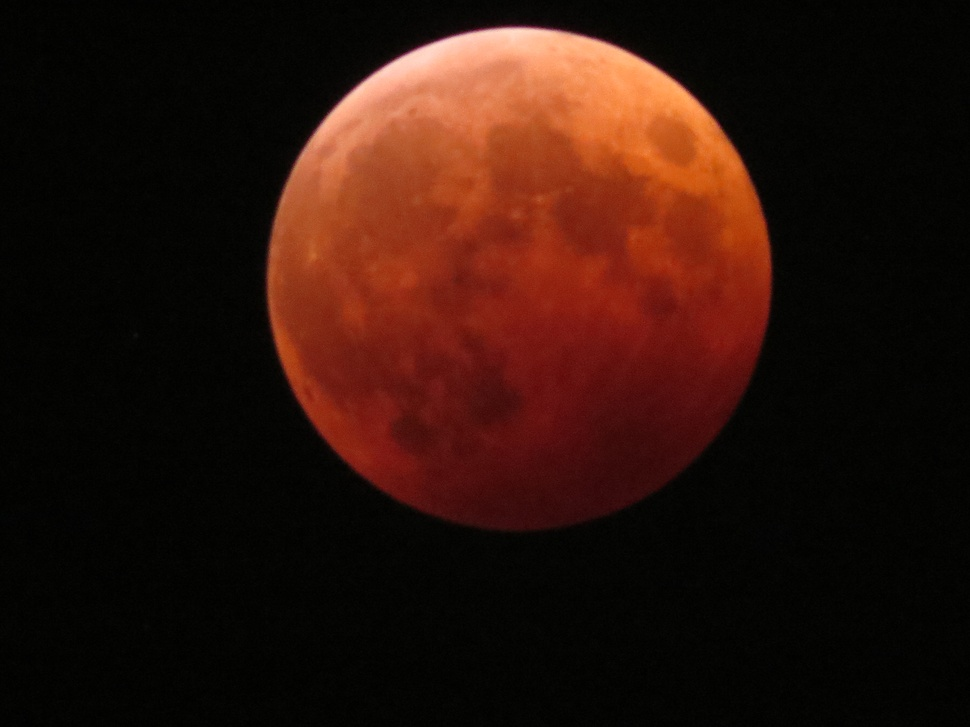
#> input picture image/akai_tsuki.jpg, 970 x 727 px, shrunk from 2816 x 2112 before the run
$ python high_contrast.py
#> lines starting #> are read from the running program, lines starting #| are printed output that depends on the picture
# -*- coding: utf-8 -*-

import cv2
import numpy as np

if __name__ == '__main__':

    # ルックアップテーブルの生成
    min_table = 100
    max_table = 192
    diff_table = max_table - min_table
    look_up_table = np.arange(256, dtype = 'uint8' )

    for i in range(0, min_table):

        look_up_table[i] = 0

    for i in range(min_table, max_table):

        look_up_table[i] = 255 * (i - min_table) / diff_table

    for i in range(max_table, 255):

        look_up_table[i] = 255


    # 画像の読み込み
    img_src = cv2.imread("./image/akai_tsuki.jpg", 1)
#> img_src is the input picture: shape (727, 970, 3); mean B, G, R 10.9, 18.9, 44.6

    # コントラストを低減
    img_contrast = cv2.LUT(img_src, look_up_table)
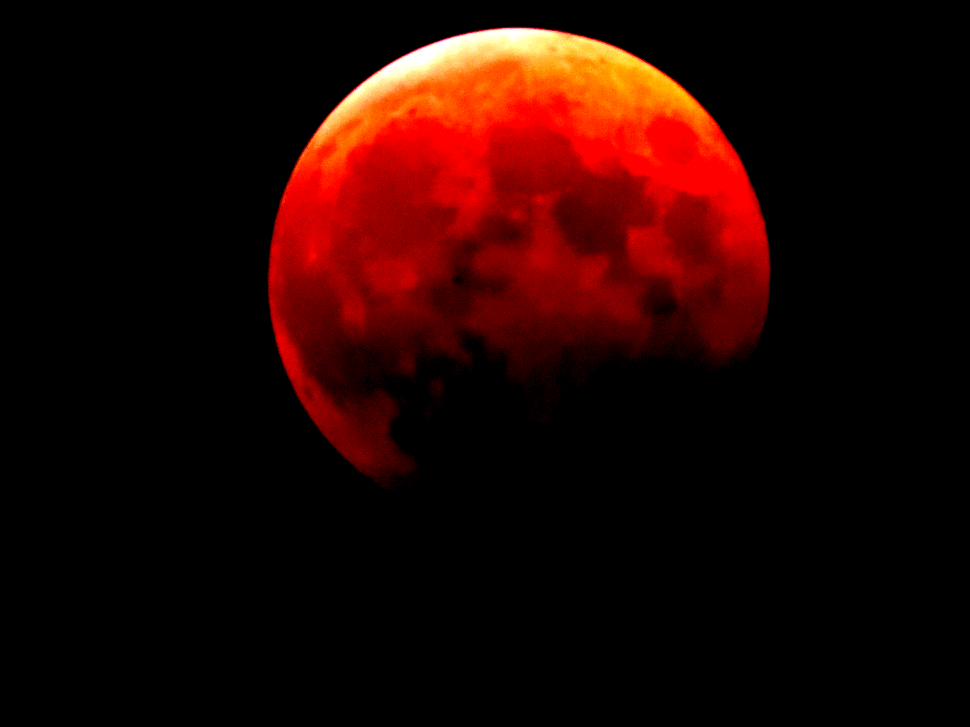
#> img_contrast: shape (727, 970, 3); mean B, G, R 1.8, 5.5, 34.2

    # 表示
    cv2.imshow("Show LOW CONTRAST Image", img_contrast)
    cv2.waitKey(0)
    cv2.destroyAllWindows()

$ run again, with image/IMG_4680.JPG copied over image/akai_tsuki.jpg
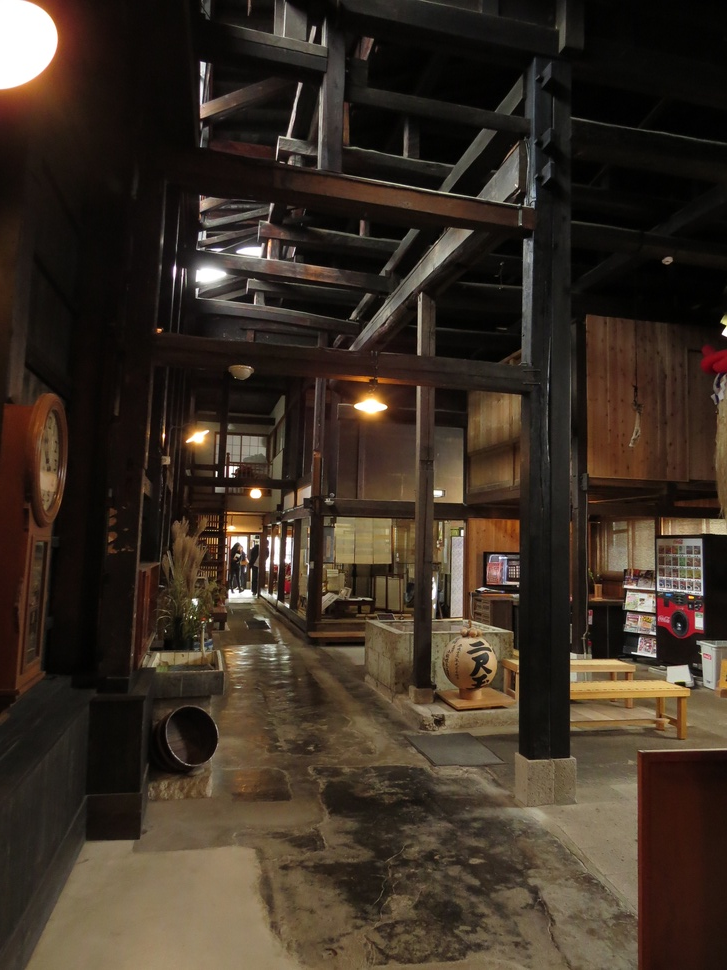
#> input picture image/IMG_4680.JPG, 727 x 970 px, shrunk from 2112 x 2816 before the run
#> img_src is the input picture: shape (970, 727, 3); mean B, G, R 37, 48, 59.8
#> `img_contrast = cv2.LUT(img_src, look_up_table)`:
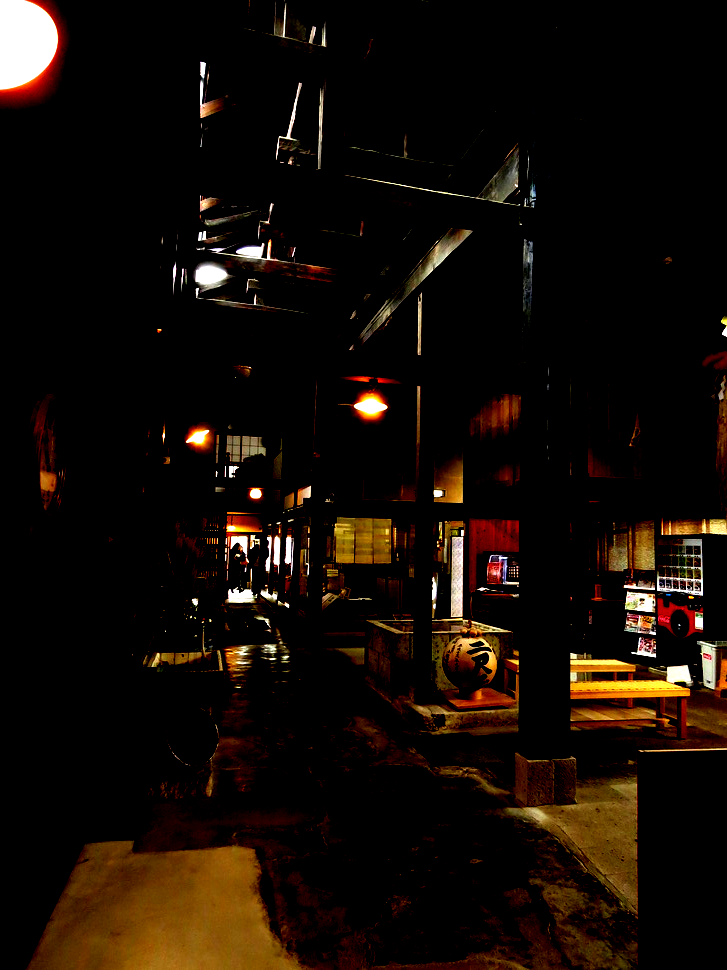
#> img_contrast: shape (970, 727, 3); mean B, G, R 5.6, 12.1, 20.6

$ run again, with image/IMG_4681.JPG copied over image/akai_tsuki.jpg
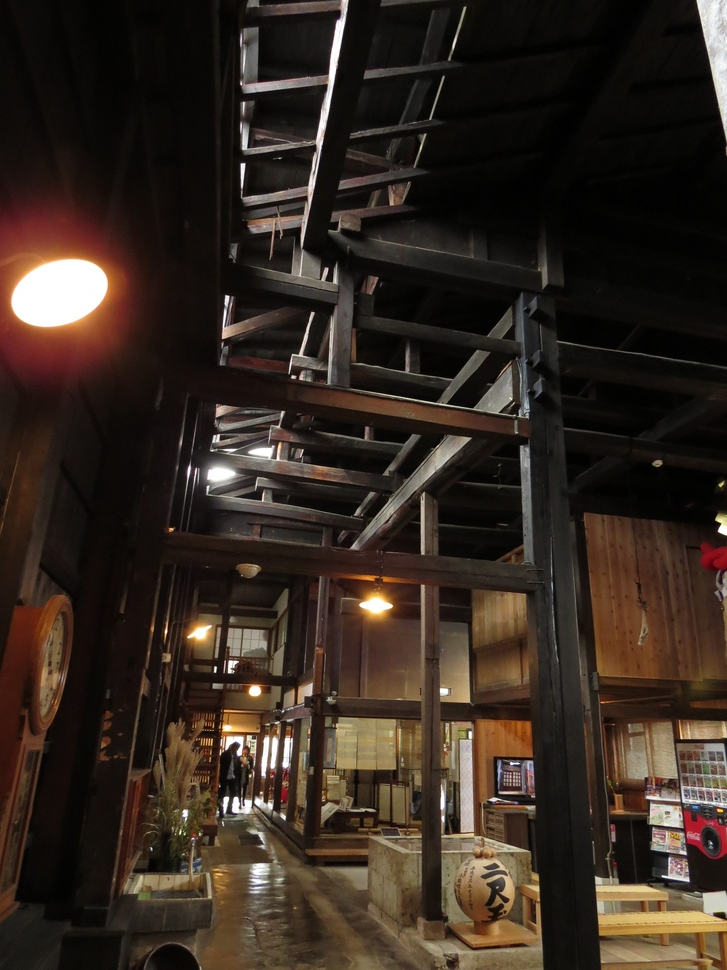
#> input picture image/IMG_4681.JPG, 727 x 970 px, shrunk from 2112 x 2816 before the run
#> img_src is the input picture: shape (970, 727, 3); mean B, G, R 32.4, 41.2, 52.6
#> `img_contrast = cv2.LUT(img_src, look_up_table)`:
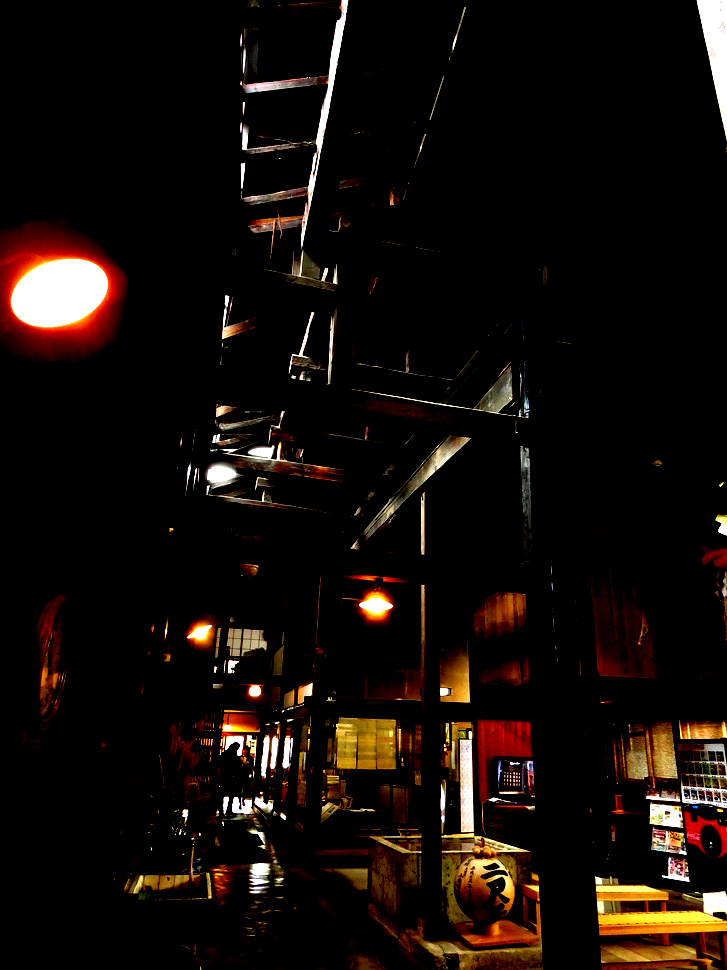
#> img_contrast: shape (970, 727, 3); mean B, G, R 8.5, 13.1, 20.8

$ run again, with image/IMG_4682.JPG copied over image/akai_tsuki.jpg
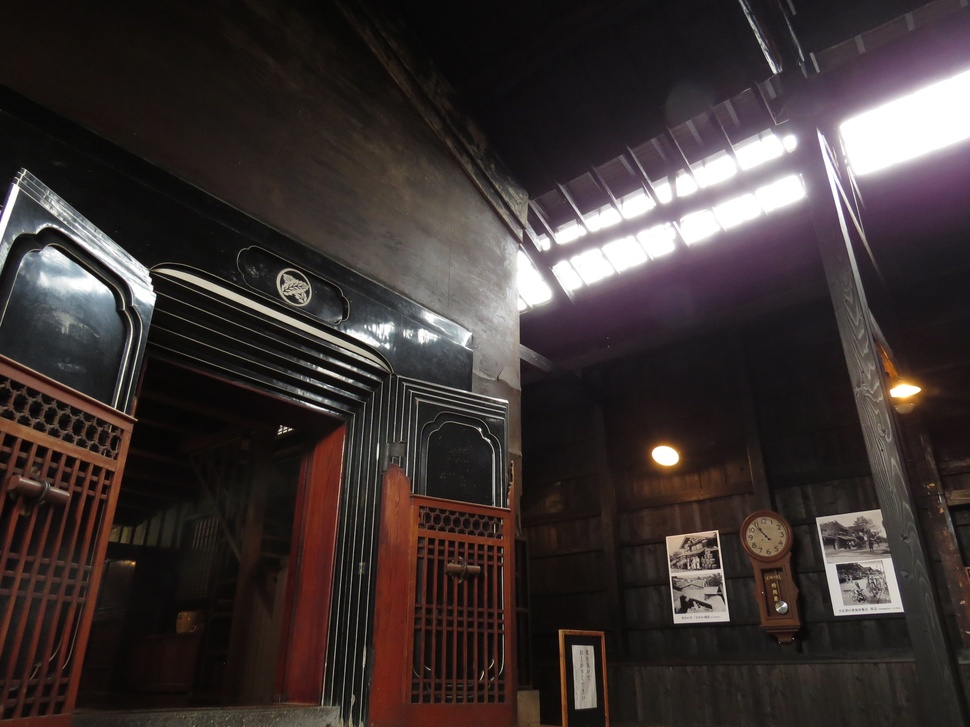
#> input picture image/IMG_4682.JPG, 970 x 727 px, shrunk from 2816 x 2112 before the run
#> img_src is the input picture: shape (727, 970, 3); mean B, G, R 49.7, 50.7, 59.8
#> `img_contrast = cv2.LUT(img_src, look_up_table)`:
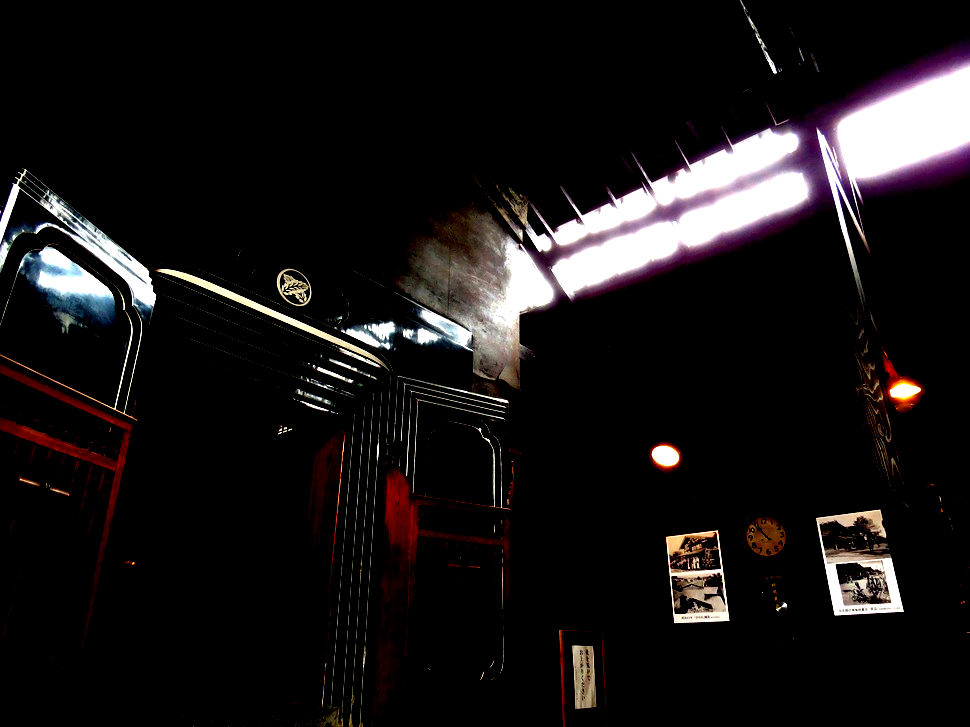
#> img_contrast: shape (727, 970, 3); mean B, G, R 21.7, 21.3, 24.4
